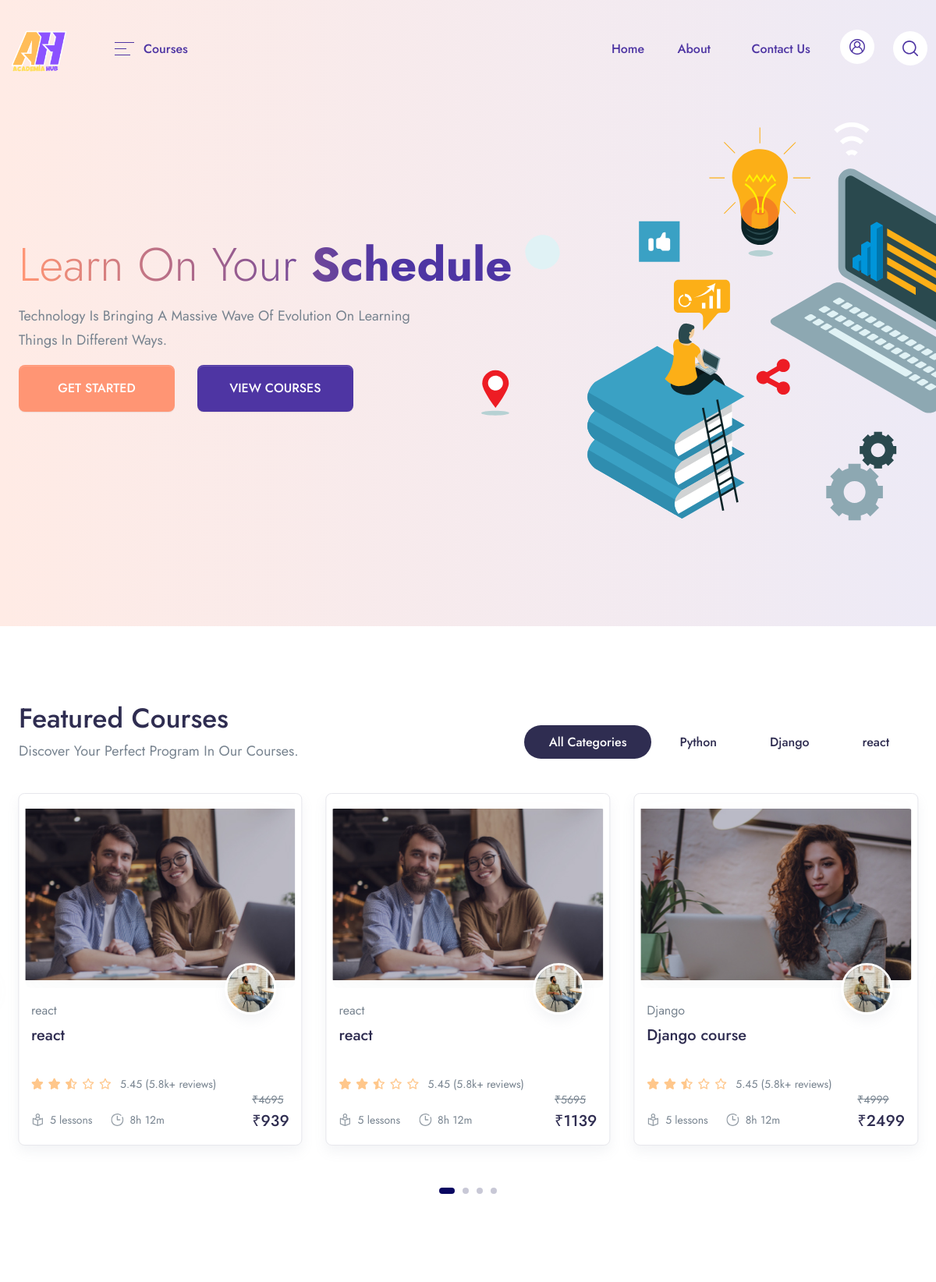
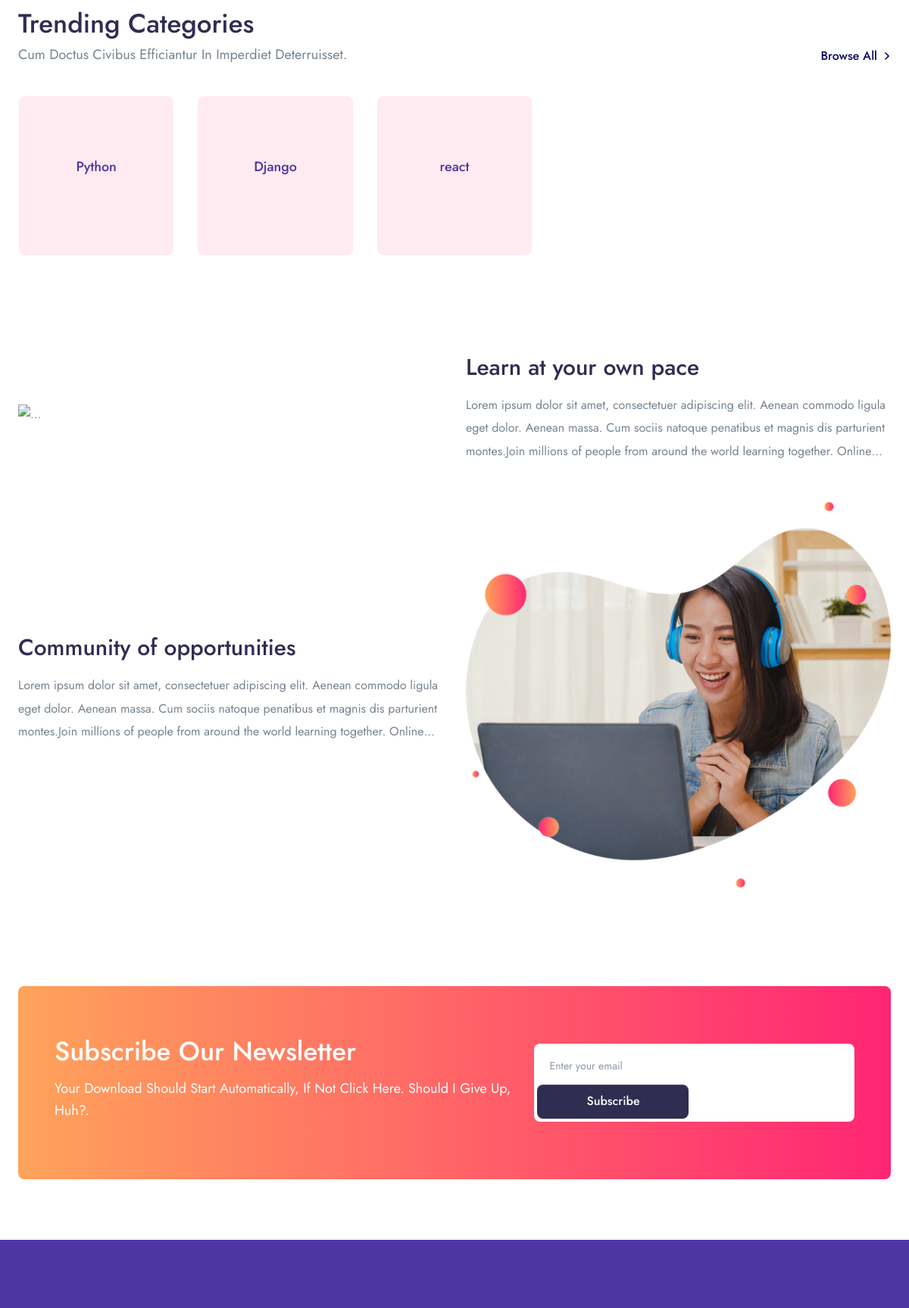
The page / (upper part) on the database its author committed (2 pictures, top to bottom).
### app/models.py (models this page shows, shortened)
class Categories(models.Model):
    icon = models.CharField(max_length=200, null=True)
    name = models.CharField(max_length=200)
    def __str__(self):
        return self.name

class Course(models.Model):
    STATUS = (
        ("PUBLISH", "PUBLISH"),
        ("DRAFT", "DRAFT"),
    )
    featured_image = models.ImageField(upload_to="Media/featured_image", null=True)
    featured_video = models.CharField(max_length=300, null=True)
    title = models.CharField(max_length=500)
    created_at = models.DateTimeField(auto_now_add=True)
    author = models.ForeignKey(Author, on_delete=models.CASCADE, null=True)
    category = models.ForeignKey(Categories, on_delete=models.CASCADE)
    language = models.ForeignKey(Language, on_delete=models.CASCADE, null=True)
    deadline = models.CharField(max_length=100, null=True)
    level = models.ForeignKey(Level, on_delete=models.CASCADE, null=True)
    description = models.TextField()
    price = models.IntegerField(null=True, default=0)
    discount = models.IntegerField(null=True)
    slug = models.SlugField(default="", max_length=255, null=True, blank=True)
    status = models.CharField(choices=STATUS, max_length=100, null=True)
    certificate = models.CharField(null=True, default=False, max_length=100)
    def get_absolute_url(self):
        return reverse("course_details", kwargs={"slug": self.slug})

class Author(models.Model):
    author_profile = models.ImageField(upload_to="Media/author")
    name = models.CharField(max_length=100, null=True)
    author_title = models.CharField(max_length=100, null=True)
    about_author = models.TextField(null=True)

### LMS/views.py (the view)
# urls.py: path("", views.HOME, name="home"),
def HOME(request):
    category = Categories.objects.all().order_by("id")[0:5]
    course = Course.objects.filter(status="PUBLISH").order_by("-id")
    context = {
        "category": category,
        "course": course,
    }
    return render(request, "Main/home.html", context)

### app/templatetags/course_tags.py (called while the page is built)
@register.simple_tag
def discount_calculation(price, discount):
    if discount is None or discount is 0:
        return price
    sellprice = price
    sellprice = price - (price * discount / 100)
    return math.floor(sellprice)

### templates/Main/home.html (shortened to what this page needs)
{% extends 'base.html' %}
{% load static %}
{% load course_tags %}
{% block content %}
<section class="py-13 pt-xl-14 mt-n13 pb-lg-12 bg-cover position-relative"
    style="background: linear-gradient(90deg, #FFEBE5 0.13%, #EDEAF6 100.01%);">
    <div class="container">
        <div class="row align-items-center">
            <div class="col-12 col-md-5 col-lg-5 order-md-2" data-aos="fade-in">
                <img src="{% static 'assets/img/illustrations/illustration-5.svg' %}"
                    class="img-fluid ms-xl-n11 mw-md-174 mb-6 mb-md-0" alt="...">
            </div>
            <div class="col-12 col-md-7 col-lg-7 order-md-1">
                <h1 class="display-2 text-gradient-1 text-capitalize" data-aos="fade-left" data-aos-duration="150">
                    Learn on your <span class="fw-bold">Schedule</span>
                </h1>
                <p class="lead pe-md-8 pe-xl-12 text-capitalize" data-aos="fade-up" data-aos-duration="200">
                    Technology is bringing a massive wave of evolution on learning things in different ways.
                </p>
                <a href="#" class="btn btn-tangerine btn-wide rounded-lg mb-4 mb-md-0 me-md-5 text-w"
                    data-aos="fade-up" data-aos-duration="200">GET STARTED</a>
                <a href="{% url 'single_course' %}" class="btn btn-gigas btn-wide rounded-lg d-none d-lg-inline-block"
                    data-aos="fade-up" data-aos-duration="200">VIEW COURSES</a>
            </div>
        </div>
    </div>
</section>
    <section class="pt-5 pb-9 py-md-11 bg-white">
        <div class="container container-wd">
            <div class="row align-items-end mb-7">
                <div class="col-xl mb-5 mb-xl-0">
                    <h1 class="mb-1">Featured Courses</h1>
                    <p class="font-size-lg text-capitalize mb-0">Discover your perfect program in our courses.</p>
                </div>
                <div class="col-xl-auto">
                    <div class="nav justify-content-lg-start justify-content-xl-center justify-content-center tab-nav-1" id="pills-tab" role="tablist">
                        <a class="btn-sm btn-pill me-1 mb-1 text-dark fw-medium px-6 active" id="pills-all-tab" data-bs-toggle="tab" href="#pills-all" role="tab" aria-controls="pills-all" aria-selected="true">
                            All Categories
                        </a>
                        {% for i in category %}
                        <a class="btn-sm btn-pill me-1 mb-1 text-dark fw-medium px-6" id="pills-art-tab" data-bs-toggle="tab" href="#pills-{{i.id}}" role="tab" aria-controls="pills-{{i.id}}" aria-selected="false">
                            {{i.name}}
                        </a>
                        {% endfor %}
                    </div>
                </div>
            </div>
            <div class="tab-content flickity-tab" id="pills-tabContent">
                <div class="tab-pane fade show active" id="pills-all" role="tabpanel" aria-labelledby="pills-all-tab">
                    <div class="mx-n4 flickity-button-outset" data-flickity='{"pageDots": true, "prevNextButtons": true, "cellAlign": "left", "wrapAround": true, "imagesLoaded": true}'>
                       {% for i in course %}
                        <div class="col-12 col-md-6 col-xl-4 col-wd-3 pb-4 pb-md-7" style="padding-right:15px;padding-left:15px;">
                            <div class="card border shadow p-2 rounded-lg sk-fade">
                                <div class="card-zoom position-relative">
                                    <a href="{{i.get_absolute_url}}" class="card-img sk-thumbnail img-ratio-9 d-block">
                                        <img class="rounded shadow-light-lg" src="{{i.featured_image}}" alt="...">
                                    </a>
                                </div>
                                <div class="card-footer px-2 pb-2 mb-1 pt-4 position-relative">
                                    <a href="{{i.get_absolute_url}}" class="d-block">
                                        <div class="avatar avatar-xl badge-float position-absolute top-0 right-0 mt-n6 me-5 rounded-circle shadow border border-white border-w-lg">
                                            <img src="{{i.author.author_profile}}" alt="..." class="avatar-img rounded-circle">
                                        </div>
                                    </a>
                                    <a href="{{i.get_absolute_url}}"><span class="mb-1 d-inline-block text-gray-800">{{i.category.name}}</span></a>
                                    <div class="position-relative">
                                        <a href="{{i.get_absolute_url}}" class="d-block stretched-link"><h4 class="line-clamp-2 h-md-48 h-lg-58 me-md-6 me-lg-10 me-xl-4 mb-2">{{i.title}}</h4></a>
                                        <div class="d-lg-flex align-items-end flex-wrap mb-n1">
                                            <div class="star-rating mb-2 mb-lg-0 me-lg-3">
                                                <div class="rating" style="width:50%;"></div>
                                            </div>
                                            <div class="font-size-sm">
                                                <span>5.45 (5.8k+ reviews)</span>
                                            </div>
                                        </div>
                                        <div class="row mx-n2 align-items-end">
                                            <div class="col px-2">
                                                <ul class="nav mx-n3">
                                                    <li class="nav-item px-3">
                                                        <div class="d-flex align-items-center">
                                                            <div class="me-2 d-flex icon-uxs text-secondary">
                                                            </div>
                                                            <div class="font-size-sm">5 lessons</div>
                                                        </div>
                                                    </li>
                                                    <li class="nav-item px-3">
                                                        <div class="d-flex align-items-center">
                                                            <div class="me-2 d-flex icon-uxs text-secondary">
                                                            </div>
                                                            <div class="font-size-sm">8h 12m</div>
                                                        </div>
                                                    </li>
                                                </ul>
                                            </div>
                                            {% discount_calculation i.price i.discount as discounted_price %}
                                            {% if discounted_price == 0 %}
                                                <div class="col-auto px-2 text-right">
                                                    <del class="font-size-sm">₹{{ i.price }}</del>
                                                    <ins class="h4 mb-0 d-block mb-lg-n1"><span class="badge badge-primary">Free</span></ins>
                                                </div>
                                            {% else %}
                                                <div class="col-auto px-2 text-right">
                                                    <del class="font-size-sm">₹{{ i.price }}</del>
                                                    <ins class="h4 mb-0 d-block mb-lg-n1">₹{% discount_calculation i.price i.discount %}</ins>
                                                </div>
                                            {% endif %}
                                        </div>
                                    </div>
                                </div>
                            </div>
                        </div>
                         {% endfor %}
                    </div>
                </div>
            </div>
        </div>
    </section>
<section class="py-5 py-md-8 bg-white">
    <div class="container container-wd">
        <div class="row align-items-end mb-md-7 mb-4">
            <div class="col-md mb-4 mb-md-0">
                <h1 class="mb-1">Trending Categories</h1>
                <p class="font-size-lg mb-0 text-capitalize">Cum doctus civibus efficiantur in imperdiet deterruisset.
                </p>
            </div>
            <div class="col-md-auto">
                <a href="{{i.get_absolute_url}}" class="d-flex align-items-center fw-medium">
                    Browse All
                    <div class="ms-2 d-flex">
                    </div>
                </a>
            </div>
        </div>
        <div class="row row-cols-2 row-cols-md-3 row-cols-xl-5 row-cols-wd-6">
            {% for i in category %}
            <div class="col mb-md-6 mb-4 px-2 px-md-4">
                <a href="{{i.get_absolute_url}}"
                    class="card bg-lavender hover-gradient-1 rounded-lg p-md-5 p-3 h-210p text-center lift">
                    <div class="mt-7 text-gigas display-4">
                        <div class="card-footer px-0 pb-0 pt-4">
                            <h5 class="mb-0 line-clamp-2 text-gigas">{{i.name}}</h5>
                        </div>
                    </div>
                </a>
            </div>
            {% endfor %}
        </div>
    </div>
</section>
<section class="py-5 py-md-8 bg-white">
    <div class="container container-wd">
        <div class="row align-items-center mb-6">
            <div class="col-md-6 order-2" data-aos="fade-left">
                <h2>Learn at your own pace</h2>
                <p class="line-clamp-3 line-height-md">Lorem ipsum dolor sit amet, consectetuer adipiscing elit. Aenean
                    commodo ligula eget dolor. Aenean massa. Cum sociis natoque penatibus et magnis dis parturient
                    montes.Join millions of people from around the world learning together. Online learning is as easy
                    and natural as chatting.</p>
            </div>
            <div class="col-md-6 order-1 mb-8 mb-md-0" data-aos="zoom-in">
                <img class="img-fluid" src="{% static 'assets/img/post/post-10.png' %}" alt="...">
            </div>
        </div>
        <div class="row align-items-center">
            <div class="col-md-6 order-2 order-md-1" data-aos="fade-right">
                <h2>Community of opportunities</h2>
                <p class="line-clamp-3 line-height-md">Lorem ipsum dolor sit amet, consectetuer adipiscing elit. Aenean
                    commodo ligula eget dolor. Aenean massa. Cum sociis natoque penatibus et magnis dis parturient
                    montes.Join millions of people from around the world learning together. Online learning is as easy
                    and natural as chatting.</p>
            </div>
            <div class="col-md-6 order-1 mb-8 mb-md-0 order-md-2 text-right" data-aos="zoom-in">
                <img class="img-fluid" src="{% static 'assets/img/post/post-11.png' %}" alt="...">
            </div>
        </div>
    </div>
</section>
<section class="py-6 py-md-10 bg-white">
    <div class="container container-wd">
        <div class="bg-gradient-1 rounded-lg py-md-9 py-8 px-md-8 px-5">
            <div class="row align-items-center">
                <div class="col-xl-7 mb-4 mb-xl-0 text-capitalize">
                    <h1 class="text-white mb-3">Subscribe our newsletter</h1>
                    <p class="font-size-lg text-white mb-3">Your download should start automatically, if not Click here.
                        Should I give up, huh?.</p>
                </div>
                <div class="col-xl-5">
                    <form>
                        <div class="input-group d-block d-md-flex bg-white p-1 rounded-lg">
                            <input type="text"
                                class="form-control w-100 w-md-auto form-control-sm rounded-lg border-0 placeholder-1"
                                placeholder="Enter your email" aria-label="Enter your email"
                                aria-describedby="button-addon2">
                            <div class="input-group-append ms-0">
                                <button class="btn btn-sm btn-dark w-100 w-md-auto btn-wide rounded-lg border-0"
                                    type="button" id="button-addon2">Subscribe</button>
                            </div>
                        </div>
                    </form>
                </div>
            </div>
        </div>
    </div>
</section>
{% endblock content %}

### rows shown on the page
Categories: name "Python"
Categories: name "Django"
Categories: name "react"
Course: featured_image (picture), author.author_profile (picture), category.name "react", title "react", price "4695", price+discount "939"
Course: featured_image (picture), author.author_profile (picture), category.name "react", title "react", price "5695", price+discount "1139"
Course: featured_image (picture), author.author_profile (picture), category.name "Django", title "Django course", price "4999", price+discount "2499"
